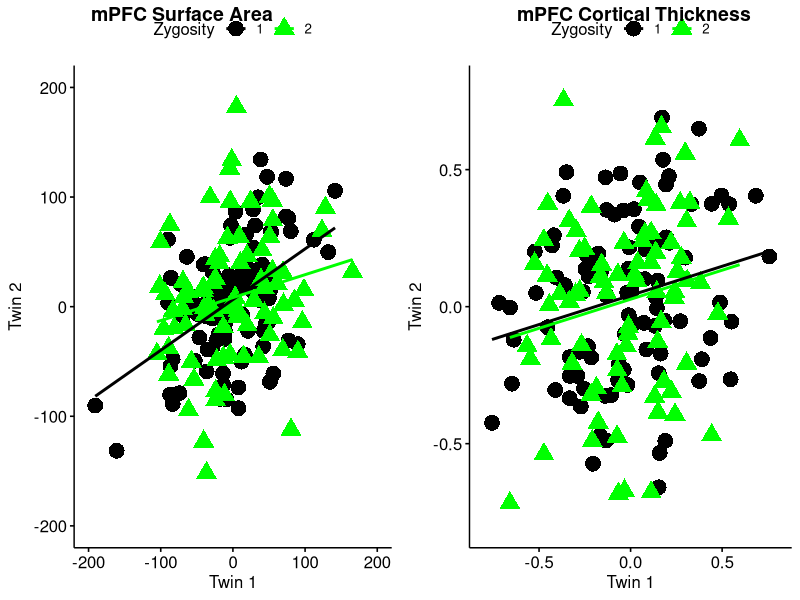
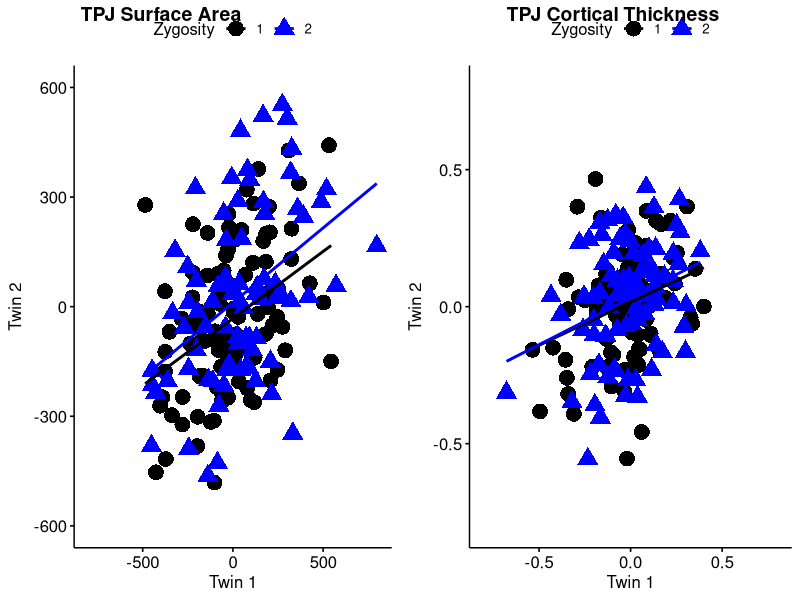
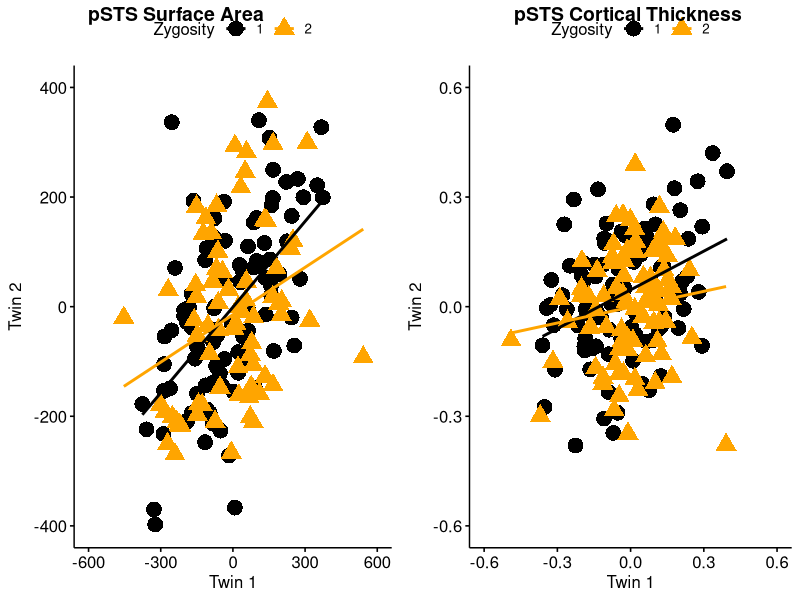
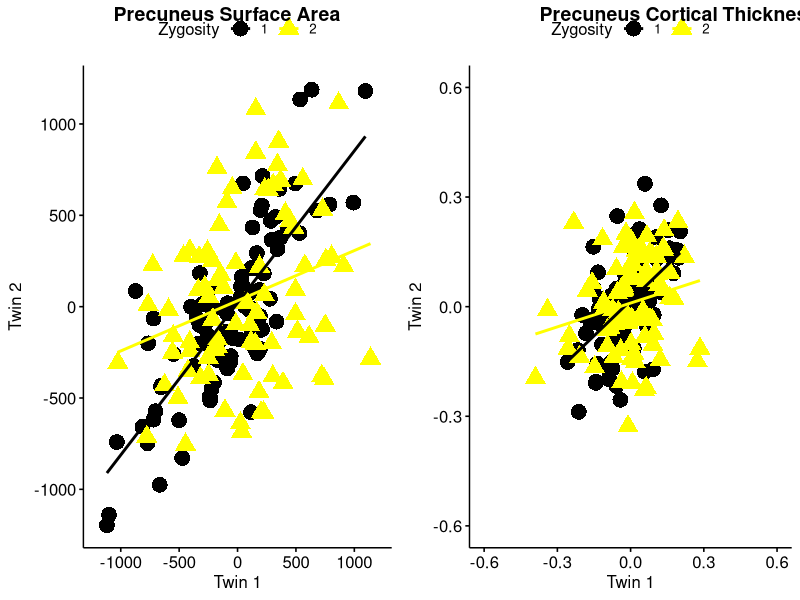
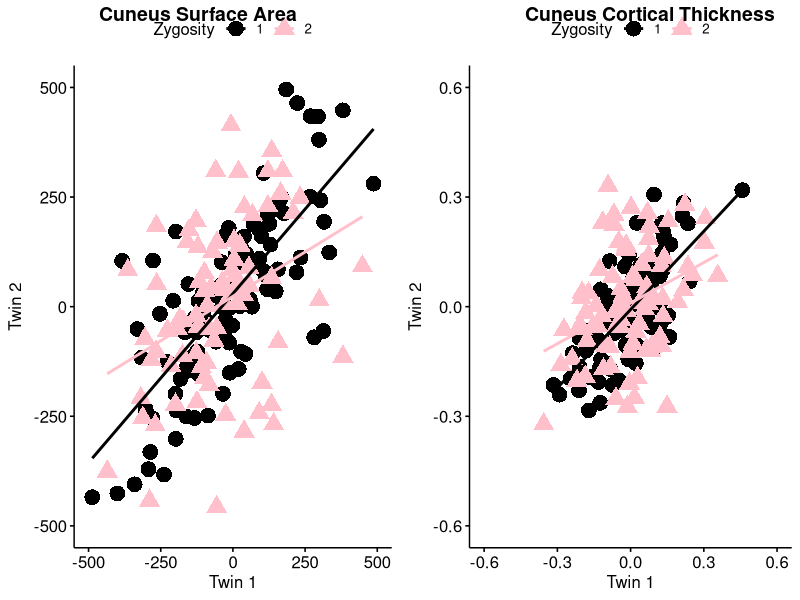
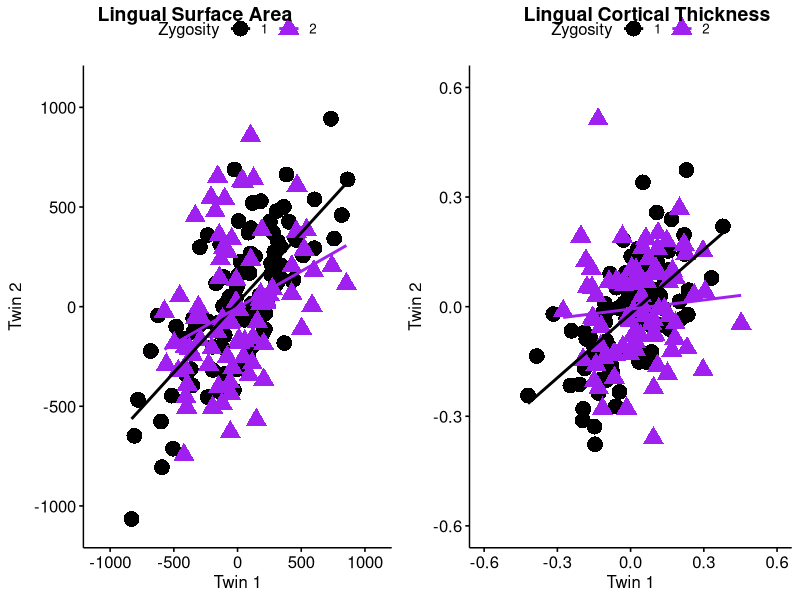

These charts were generated, in order, by the following R code:
## ---- chunk 1
knitr::opts_chunk$set(echo = TRUE)

options(repos = list(CRAN="http://cran.rstudio.com/"))
## ---- chunk 2
setwd("../data")


### LOADING DATA ###
# Please note: In order to take into account effects of age, sex, and IQ on behavior and structural measures of the social brain, 
# we performed regression analyses on all outcome measures, with age, sex, and IQ as predictor variables.
# We then used the unstandardized residuals as variables in our subsequent analyses.



# For univariate analyses on heritability of bilateral brain structure, use file "vanderMeulen_DCN_2020_Data_BehGen_Univariate_Brain.csv"
## variables for surface area
### mPFC_SA_WINS_RES 
### TPJ_SA_RES
### pSTS_SA_RES 
### Precuneus_SA_RES 
### Cuneus_SA_RES
### Lingual_SA_RES

## variables for cortical thickness
### mPFC_CT_RES 
### TPJ_CT_WINS_RES 
### pSTS_CT_RES 
### Precuneus_CT_RES
### Cuneus_CT_RES 
### Lingual_CT_WINS_RES 

#If necessary, install the packages below.
#install.packages("ellipsis")
#install.packages("ggpubr")
#install.packages("car")

# Open required packages
library("ggpubr")
library("cowplot")
library("ggplot2")

## Open csv-file in R-studio, turn into data frame
dataTwinR<- read.csv2("vanderMeulen_DCN_2020_Data_BehGen_Univariate_Brain.csv", header=T, sep=",", dec=".")
dataTwinR<-data.frame(dataTwinR)

dataTwinR$Zygosity<-as.factor(dataTwinR$Zygosity)
## ---- chunk 3
mPFC_SA <- ggscatter(dataTwinR, x = "mPFC_SA_WINS_RES_C1", y = "mPFC_SA_WINS_RES_C2",
                     add = "reg.line",                         # Add regression line
                     color = "Zygosity", palette = c("black","green"),      # Color by groups  
                     shape = "Zygosity",                       # Change point shape by groups 
                     size = 5,
                     xlab = "Twin 1", ylab = "Twin 2") + ylim(-200, 200) + xlim (-200, 200)
  stat_cor(aes(color = Zygosity), method = "pearson",  cor.coef.name = "r", label.x = 3)           # Add correlation coefficient

mPFC_CT <- ggscatter(dataTwinR, x = "mPFC_CT_RES_C1", y = "mPFC_CT_RES_C2",
                     add = "reg.line",                         # Add regression line
                     color = "Zygosity", palette = c("black","green"),      # Color by groups  
                     shape = "Zygosity",                       # Change point shape by groups 
                     size = 5,
                     xlab = "Twin 1", ylab = "Twin 2") + ylim(-0.8, 0.8) + xlim (-0.8, 0.8)
  stat_cor(aes(color = Zygosity), method = "pearson",  cor.coef.name = "r", label.x = 3)           # Add correlation coefficient

ggarrange(mPFC_SA, mPFC_CT, #combine the figures
          labels = c("mPFC Surface Area", "mPFC Cortical Thickness"), 
          ncol = 2, nrow = 1) 
## ---- chunk 4
TPJ_SA <- ggscatter(dataTwinR, x = "TPJ_SA_RES_C1", y = "TPJ_SA_RES_C2",
                     add = "reg.line",                         # Add regression line
                     color = "Zygosity", palette = c("black","blue"),      # Color by groups  
                     shape = "Zygosity",                       # Change point shape by groups 
                     size = 5,
                     xlab = "Twin 1", ylab = "Twin 2") + ylim(-600, 600) + xlim (-800, 800)
  stat_cor(aes(color = Zygosity), method = "pearson",  cor.coef.name = "r", label.x = 3)           # Add correlation coefficient

TPJ_CT <- ggscatter(dataTwinR, x = "TPJ_CT_WINS_RES_C1", y = "TPJ_CT_WINS_RES_C2",
                     add = "reg.line",                         # Add regression line
                     color = "Zygosity", palette = c("black","blue"),      # Color by groups  
                     shape = "Zygosity",                       # Change point shape by groups 
                     size = 5,
                     xlab = "Twin 1", ylab = "Twin 2") + ylim(-0.8, 0.8) + xlim (-0.8, 0.8)
  stat_cor(aes(color = Zygosity), method = "pearson",  cor.coef.name = "r", label.x = 3)           # Add correlation coefficient

ggarrange(TPJ_SA, TPJ_CT, #combine the figures
          labels = c("TPJ Surface Area", "TPJ Cortical Thickness"), 
          ncol = 2, nrow = 1) 
## ---- chunk 5
pSTS_SA <- ggscatter(dataTwinR, x = "pSTS_SA_RES_C1", y = "pSTS_SA_RES_C2",
                     add = "reg.line",                         # Add regression line
                     color = "Zygosity", palette = c("black","orange"),      # Color by groups  
                     shape = "Zygosity",                       # Change point shape by groups 
                     size = 5,
                     xlab = "Twin 1", ylab = "Twin 2") + ylim(-400, 400) + xlim (-600, 600)
  stat_cor(aes(color = Zygosity), method = "pearson",  cor.coef.name = "r", label.x = 3)           # Add correlation coefficient

pSTS_CT <- ggscatter(dataTwinR, x = "pSTS_CT_RES_C1", y = "pSTS_CT_RES_C2",
                     add = "reg.line",                         # Add regression line
                     color = "Zygosity", palette = c("black","orange"),      # Color by groups  
                     shape = "Zygosity",                       # Change point shape by groups 
                     size = 5,
                     xlab = "Twin 1", ylab = "Twin 2") + ylim(-0.6, 0.6) + xlim (-0.6, 0.6)
  stat_cor(aes(color = Zygosity), method = "pearson",  cor.coef.name = "r", label.x = 3)           # Add correlation coefficient

ggarrange(pSTS_SA, pSTS_CT, #combine the figures
          labels = c("pSTS Surface Area", "pSTS Cortical Thickness"), 
          ncol = 2, nrow = 1) 
## ---- chunk 6
Precuneus_SA <- ggscatter(dataTwinR, x = "Precuneus_SA_RES_C1", y = "Precuneus_SA_RES_C2",
                     add = "reg.line",                         # Add regression line
                     color = "Zygosity", palette = c("black","yellow"),      # Color by groups  
                     shape = "Zygosity",                       # Change point shape by groups 
                     size = 5,
                     xlab = "Twin 1", ylab = "Twin 2") + ylim(-1200, 1200) + xlim (-1200, 1200)
  stat_cor(aes(color = Zygosity), method = "pearson",  cor.coef.name = "r", label.x = 3)           # Add correlation coefficient

Precuneus_CT <- ggscatter(dataTwinR, x = "Precuneus_CT_RES_C1", y = "Precuneus_CT_RES_C2",
                     add = "reg.line",                         # Add regression line
                     color = "Zygosity", palette = c("black","yellow"),      # Color by groups  
                     shape = "Zygosity",                       # Change point shape by groups 
                     size = 5,
                     xlab = "Twin 1", ylab = "Twin 2") + ylim(-0.6, 0.6) + xlim (-0.6, 0.6)
  stat_cor(aes(color = Zygosity), method = "pearson",  cor.coef.name = "r", label.x = 3)           # Add correlation coefficient

ggarrange(Precuneus_SA, Precuneus_CT, #combine the figures
          labels = c("Precuneus Surface Area", "Precuneus Cortical Thickness"), 
          ncol = 2, nrow = 1) 
## ---- chunk 7
Cuneus_SA <- ggscatter(dataTwinR, x = "Cuneus_SA_RES_C1", y = "Cuneus_SA_RES_C2",
                     add = "reg.line",                         # Add regression line
                     color = "Zygosity", palette = c("black","pink"),      # Color by groups  
                     shape = "Zygosity",                       # Change point shape by groups 
                     size = 5,
                     xlab = "Twin 1", ylab = "Twin 2") + ylim(-500, 500) + xlim (-500, 500)
  stat_cor(aes(color = Zygosity), method = "pearson",  cor.coef.name = "r", label.x = 3)           # Add correlation coefficient

Cuneus_CT <- ggscatter(dataTwinR, x = "Cuneus_CT_RES_C1", y = "Cuneus_CT_RES_C2",
                     add = "reg.line",                         # Add regression line
                     color = "Zygosity", palette = c("black","pink"),      # Color by groups  
                     shape = "Zygosity",                       # Change point shape by groups 
                     size = 5,
                     xlab = "Twin 1", ylab = "Twin 2") + ylim(-0.6, 0.6) + xlim (-0.6, 0.6)
  stat_cor(aes(color = Zygosity), method = "pearson",  cor.coef.name = "r", label.x = 3)           # Add correlation coefficient

ggarrange(Cuneus_SA, Cuneus_CT, #combine the figures
          labels = c("Cuneus Surface Area", "Cuneus Cortical Thickness"), 
          ncol = 2, nrow = 1) 
## ---- chunk 8
Lingual_SA <- ggscatter(dataTwinR, x = "Lingual_SA_RES_C1", y = "Lingual_SA_RES_C2",
                     add = "reg.line",                         # Add regression line
                     color = "Zygosity", palette = c("black","purple"),      # Color by groups  
                     shape = "Zygosity",                       # Change point shape by groups 
                     size = 5,
                     xlab = "Twin 1", ylab = "Twin 2") + ylim(-1100, 1100) + xlim (-1100, 1100)
  stat_cor(aes(color = Zygosity), method = "pearson",  cor.coef.name = "r", label.x = 3)           # Add correlation coefficient

Lingual_CT <- ggscatter(dataTwinR, x = "Lingual_CT_WINS_RES_C1", y = "Lingual_CT_WINS_RES_C2",
                     add = "reg.line",                         # Add regression line
                     color = "Zygosity", palette = c("black","purple"),      # Color by groups  
                     shape = "Zygosity",                       # Change point shape by groups 
                     size = 5,
                     xlab = "Twin 1", ylab = "Twin 2") + ylim(-0.6, 0.6) + xlim (-0.6, 0.6)
  stat_cor(aes(color = Zygosity), method = "pearson",  cor.coef.name = "r", label.x = 3)           # Add correlation coefficient

ggarrange(Lingual_SA, Lingual_CT, #combine the figures
          labels = c("Lingual Surface Area", "Lingual Cortical Thickness"), 
          ncol = 2, nrow = 1) 
